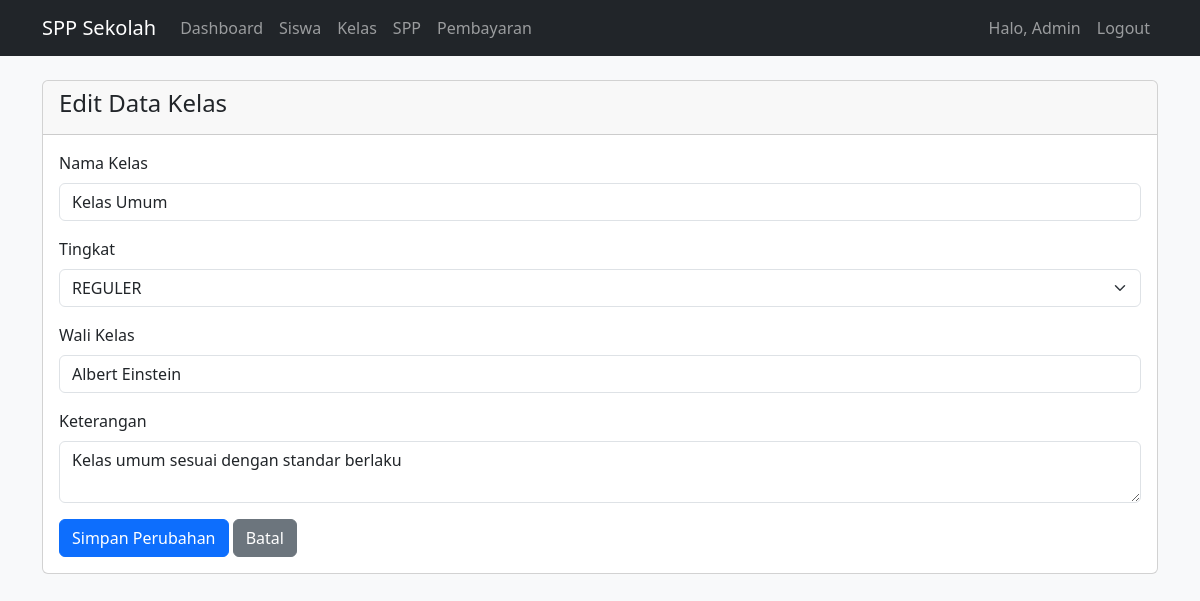
The page /kelas/edit/1 (signed in) on the database its author committed.
### app.py (models this page shows, shortened)
class User(UserMixin, db.Model):
    id = db.Column(db.Integer, primary_key=True)
    username = db.Column(db.String(50), unique=True, nullable=False)
    password = db.Column(db.String(100), nullable=False)
    nama_lengkap = db.Column(db.String(100), nullable=False)
    level = db.Column(db.String(20), nullable=False, default='admin')

class Kelas(db.Model):
    id = db.Column(db.Integer, primary_key=True)
    nama_kelas = db.Column(db.String(50), nullable=False)
    tingkat = db.Column(db.String(10)) # Contoh: 'Daycare', 'Preschool', 'TK A', 'TK B'
    wali_kelas = db.Column(db.String(100))
    keterangan = db.Column(db.Text) ##

### app.py (the view, shortened to what this page needs)
@app.route('/kelas/edit/<int:id>', methods=['GET', 'POST'])
@login_required
def edit_kelas(id): # Kelas - Edit
    if current_user.level != 'admin':
        return redirect(url_for('logout'))
    kelas = Kelas.query.get_or_404(id)
    return render_template('edit_kelas.html', kelas=kelas)

### app.py (called while the page is built)
@login_manager.user_loader # Fungsi untuk memuat user saat login
def load_user(user_id): # Mengambil user berdasarkan ID yang diberikan dari database (SQLAlchemy)
    return User.query.get(int(user_id)) # Mengambil user berdasarkan ID yang diberikan dari database (SQLAlchemy)

### templates/edit_kelas.html (shortened to what this page needs)
{% extends "base.html" %}
{% block content %}
<div class="card">
    <div class="card-header">
        <h4>Edit Data Kelas</h4>
    </div>
    <div class="card-body">
        <form method="POST">
            <div class="mb-3">
                <label class="form-label">Nama Kelas</label>
                <input type="text" class="form-control" name="nama_kelas" value="{{ kelas.nama_kelas }}" required>
            </div>
            <div class="mb-3">
                <label class="form-label">Tingkat</label>
                <select class="form-select" name="tingkat" required>
                    <option value="REGULER" {% if kelas.tingkat == 'REGULER' %}selected{% endif %}>REGULER</option>
                </select>
            </div>
            <div class="mb-3">
                <label class="form-label">Wali Kelas</label>
                <input type="text" class="form-control" name="wali_kelas" value="{{ kelas.wali_kelas }}">
            </div>
            <div class="mb-3">
                <label class="form-label">Keterangan</label>
                <textarea class="form-control" name="keterangan" rows="2">{{ kelas.keterangan }}</textarea>
            </div>
            <button type="submit" class="btn btn-primary">Simpan Perubahan</button>
            <a href="{{ url_for('kelas') }}" class="btn btn-secondary">Batal</a>
        </form>
    </div>
</div>
{% endblock %}

### templates/base.html (shortened to what this page needs)
<!DOCTYPE html>
<html lang="en">
<head>
    <link href="https://cdn.jsdelivr.net/npm/bootstrap@5.3.0/dist/css/bootstrap.min.css" rel="stylesheet">
    <link rel="stylesheet" href="https://cdn.jsdelivr.net/npm/bootstrap-icons@1.8.0/font/bootstrap-icons.css">
</head>
<body>
    <nav class="navbar navbar-expand-lg navbar-dark bg-dark">
        <div class="container">
            <a class="navbar-brand" href="#">SPP Sekolah</a>
            <div class="collapse navbar-collapse" id="navbarNav">
                <ul class="navbar-nav me-auto">
                    <li class="nav-item">
                        <a class="nav-link" href="{{ url_for('dashboard') }}">Dashboard</a>
                    </li>
                    <li class="nav-item">
                        <a class="nav-link" href="{{ url_for('siswa') }}">Siswa</a>
                    </li>
                    <li class="nav-item">
                        <a class="nav-link" href="{{ url_for('kelas') }}">Kelas</a>
                    </li>
                    <li class="nav-item">
                        <a class="nav-link" href="{{ url_for('spp') }}">SPP</a>
                    </li>
                    <li class="nav-item">
                        <a class="nav-link" href="{{ url_for('pembayaran') }}">Pembayaran</a>
                    </li>
                </ul>
                <ul class="navbar-nav">
                    <li class="nav-item">
                        <span class="nav-link">Halo, {{ current_user.nama_lengkap }}</span>
                    </li>
                    <li class="nav-item">
                        <a class="nav-link" href="{{ url_for('logout') }}">Logout</a>
                    </li>
                </ul>
            </div>
        </div>
    </nav>
    <div class="container mt-4">
        {% block content %}{% endblock %}
    </div>
</body>
</html>

### templates/base.html (style rules this page uses)
body { background-color: #f8f9fa; }

### rows shown on the page
User: nama_lengkap "Admin"
Kelas: nama_kelas "Kelas Umum", tingkat "REGULER", wali_kelas "Albert Einstein", keterangan "Kelas umum sesuai dengan standar berlaku"
